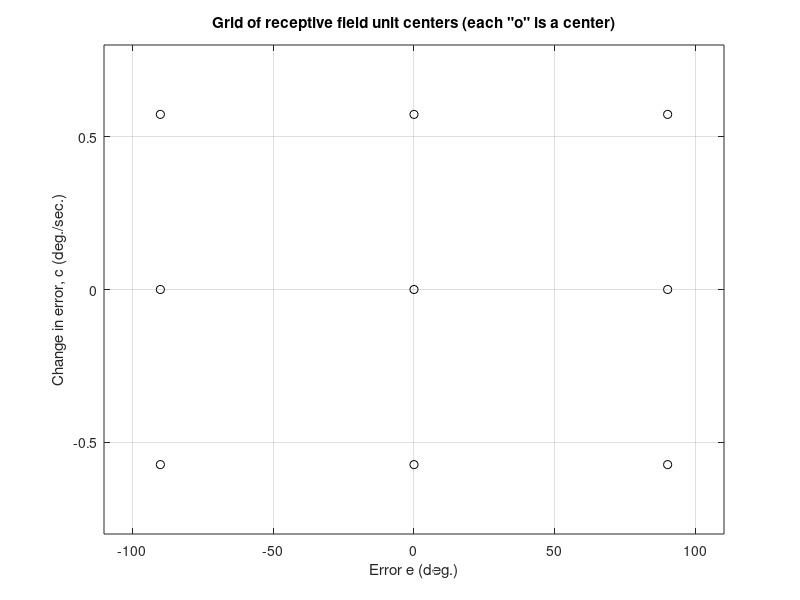
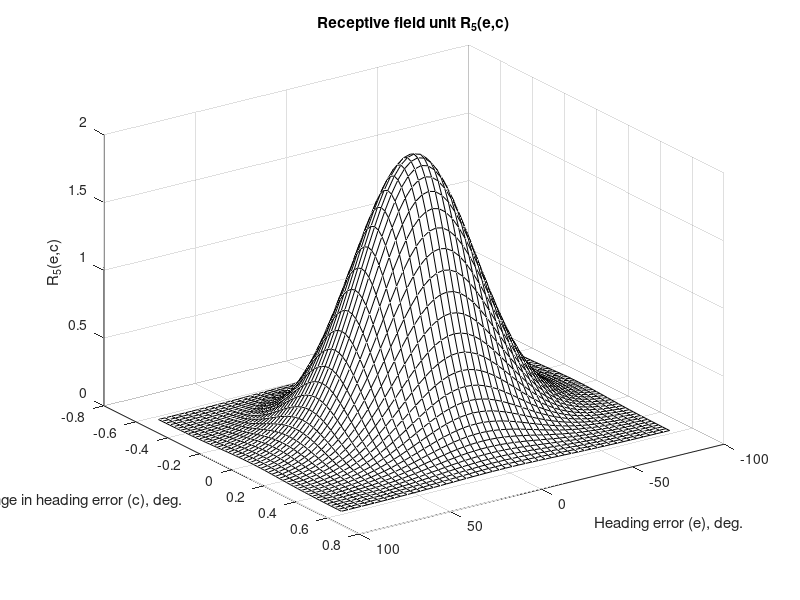
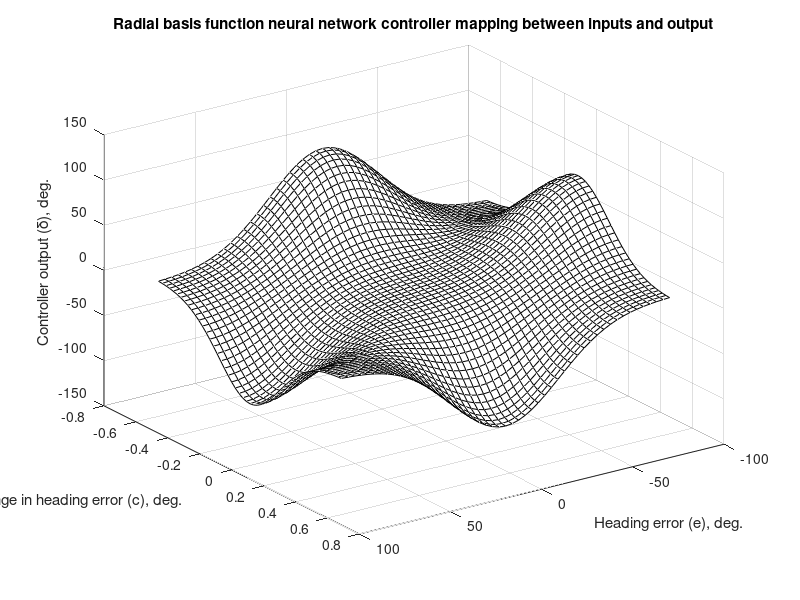
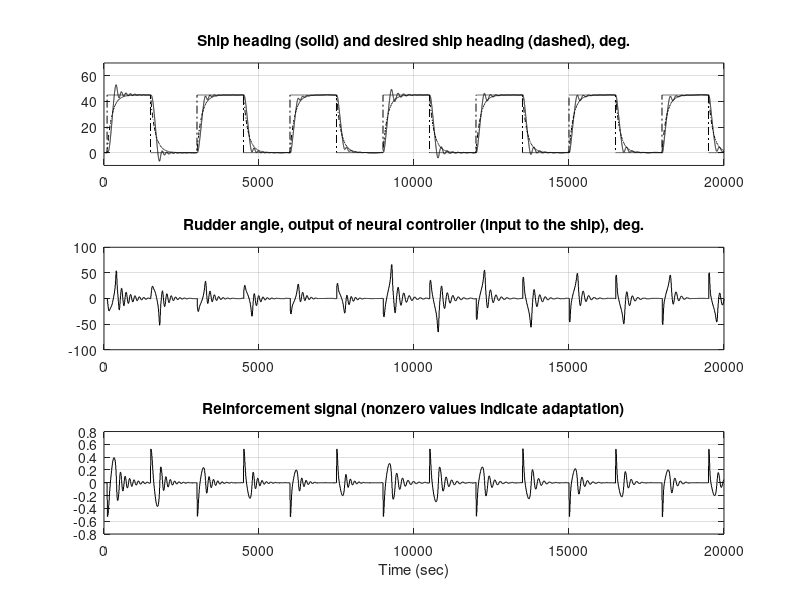

These charts were generated, in order, by the following MATLAB code:
%%%%%%%%%%%%%%%%%%%%%%%%%%%%%%%%%%%%%%%%%%%%%%%%%%%%%%%%%%%%%%%%%
% Radial Basis Function Neural Controller for Tanker Ship Heading Regulation
% (using only 9 receptive field units)
%%%%%%%%%%%%%%%%%%%%%%%%%%%%%%%%%%%%%%%%%%%%%%%%%%%%%%%%%%%%%%%%%
%
% By: Kevin Passino 
% Version: 1/20/00
%
%%%%%%%%%%%%%%%%%%%%%%%%%%%%%%%%%%%%%%%%%%%%%%%%%%%%%%%%%%%%%%%%%%%
clear		% Clear all variables in memory
pause off

% Initialize ship parameters 
% (can test two conditions, "ballast" or "full"):

ell=350;			% Length of the ship (in meters)
u=5;				% Nominal speed (in meters/sec)
abar=1;             % Parameters for nonlinearity
bbar=1;

% Define the reference model (we use a first order transfer function 
% k_r/(s+a_r)):

a_r=1/150;
k_r=1/150;

% Adaptation gain:

eta=1;

% Parameters for reinforcement function:

eta_e=.5;
eta_c=100;

% Parameters for the radial basis function neural network

% Define parameters of the approximator

nG=3;   % The number of partitions on each edge of the grid
nR=nG^2;  % The number of receptive field units in the RBF

n=2; % The number of inputs 

tempe=(-pi/2):(pi)/(nG-1):pi/2;  % Defines a uniformly spaced vector roughly on the input domain
			             % that is used to form the uniform grid on the (e,c) space
tempc=(-0.01):(0.02)/(nG-1):0.01;

k=0; % Counter for centers below

% Place the centers on a grid

for i=1:length(tempe)
	for j=1:length(tempc)
	  k=k+1;
	  center(1,k)=tempe(i);
	  center(2,k)=tempc(j);
	end
end

% Convert to degrees:

centerd=center*(180/pi);

figure(1)
clf
plot(centerd(1,:),centerd(2,:),'ko')
grid on
xlabel('Error e (deg.)')
ylabel('Change in error, c (deg./sec.)')
title('Grid of receptive field unit centers (each "o" is a center)')
axis([-110 110 -.8 .8])

% Define spreads of Gaussian functions

sigmae=0.7*((pi/nG)); % Use same value for all on e domain
sigmac=0.7*((0.02)/nG); 

% First, compute vectors with points over the whole range of 
% the neural controller inputs 

e_input=(-pi/2):(pi)/50:(pi/2); 
c_input=(-0.01):(0.02)/50:(0.01); 

istar=5;

% Next, compute the neural controller output for all these inputs

for jj=1:length(e_input) 
	for ii=1:length(c_input)
        % Pick the special RBFs
		rbfistar1(ii,jj)=2*exp(-(((e_input(jj)-center(1,istar))^2)/sigmae^2)-(((c_input(ii)-center(2,istar))^2)/sigmac^2));
	end
end

% Convert from radians to degrees:

e_inputd=e_input*(180/pi);
c_inputd=c_input*(180/pi);

% Plot a receptive field unit 

figure(2)
clf
surf(e_inputd,c_inputd,rbfistar1);
view(145,30);
colormap(white);
xlabel('Heading error (e), deg.');
ylabel('Change in heading error (c), deg.');
zlabel('R_5(e,c)');
title('Receptive field unit R_5(e,c)');
rotate3d


% Next, pick the *initial* strengths for the receptive field units (these are what will
% later be adjusted by the reinforcement learning method): 

theta=0*ones(nR,1);
thetaold=0*theta;

% phi for the RBF NN is initialized below


%%%%%%%%%%%%%%%%%%%%%%%%%%%%%%%%%%%%%%%%%%%%%%%%%%%%%%%%%%%%%%%%%%%%%%%%%%%%%%%
% Simulate the RBF regulating the ship heading 
	
% Next, we initialize the simulation:

t=0; 		% Reset time to zero
index=1;	% This is time's index (not time, its index).  
tstop=20000;	% Stopping time for the simulation (in seconds) - normally 20000
step=1;     % Integration step size
T=10;		% The controller is implemented in discrete time and
			% this is the sampling time for the controller.
			% Note that the integration step size and the sampling
			% time are not the same.  In this way we seek to simulate
			% the continuous time system via the Runge-Kutta method and
			% the discrete time controller as if it were
			% implemented by a digital computer.  Hence, we sample
			% the plant output every T seconds and at that time
			% output a new value of the controller output.
counter=10;	% This counter will be used to count the number of integration
			% steps that have been taken in the current sampling interval.
			% Set it to 10 to begin so that it will compute a controller
			% output at the first step.
			% For our example, when 10 integration steps have been
			% taken we will then we will sample the ship heading
			% and the reference heading and compute a new output
			% for the controller.  
eold=0;     % Initialize the past value of the error (for use
            % in computing the change of the error, c).  Notice
            % that this is somewhat of an arbitrary choice since 
            % there is no last time step.  The same problem is
            % encountered in implementation.  
cold=0;     % Need this to initialize phiold below

psi_r_old=0; % Initialize the reference trajectory
yeold=0; 	 % Intial condition used to calculate yc
ymold=0; 	 % Initial condition for the first order reference model

x=[0;0;0];	% First, set the state to be a vector            
x(1)=0;		% Set the initial heading to be zero
x(2)=0;		% Set the initial heading rate to be zero.  
			% We would also like to set x(3) initially but this
			% must be done after we have computed the output
			% of the controller.  In this case, by
			% choosing the reference trajectory to be 
			% zero at the beginning and the other initial conditions
			% as they are, and the controller as designed,
			% we will know that the output of the controller
			% will start out at zero so we could have set 
			% x(3)=0 here.  To keep things more general, however, 
			% we set the intial condition immediately after 
			% we compute the first controller output in the 
			% loop below.

% Need to initialize phi

for i=1:nR
	phiold(i,1)=exp(-(((eold-center(1,i))^2)/sigmae^2)-(((cold-center(2,i))^2)/sigmac^2));
end


% Next, we start the simulation of the system.  This is the main 
% loop for the simulation of the control system.

psi_r=0*ones(1,tstop+1);
psi=0*ones(1,tstop+1);
e=0*ones(1,tstop+1);
c=0*ones(1,tstop+1);
s=0*ones(1,tstop+1);
w=0*ones(1,tstop+1);
delta=0*ones(1,tstop+1);
ym=0*ones(1,tstop+1);
J_R=0*ones(1,tstop+1);
ye=0*ones(1,tstop+1);
yc=0*ones(1,tstop+1);

while t <= tstop

% First, we define the reference input psi_r  (desired heading).

if t>=0, psi_r(index)=0; end			    % Request heading of 0 deg
if t>=100, psi_r(index)=45*(pi/180); end     % Request heading of 45 deg
if t>=1500, psi_r(index)=0; end    			% Request heading of 0 deg
if t>=3000, psi_r(index)=45*(pi/180); end    % Request heading of -45 deg
if t>=4500, psi_r(index)=0; end    			% Request heading of 0 deg
if t>=6000, psi_r(index)=45*(pi/180); end     % Request heading of 45 deg
if t>=7500, psi_r(index)=0; end    			% Request heading of 0 deg
if t>=9000, psi_r(index)=45*(pi/180); end     % Request heading of 45 deg
if t>=10500, psi_r(index)=0; end    			% Request heading of 0 deg
if t>=12000, psi_r(index)=45*(pi/180); end    % Request heading of -45 deg
if t>=13500, psi_r(index)=0; end    			% Request heading of 0 deg
if t>=15000, psi_r(index)=45*(pi/180); end     % Request heading of 45 deg
if t>=16500, psi_r(index)=0; end    			% Request heading of 0 deg
if t>=18000, psi_r(index)=45*(pi/180); end     % Request heading of 45 deg
if t>=19500, psi_r(index)=0; end    			% Request heading of 0 deg
if t>=21000, psi_r(index)=45*(pi/180); end     % Request heading of 45 deg
if t>=22500, psi_r(index)=0; end    			% Request heading of 0 deg
if t>=24000, psi_r(index)=45*(pi/180); end    % Request heading of -45 deg
if t>=25500, psi_r(index)=0; end    			% Request heading of 0 deg
if t>=27000, psi_r(index)=45*(pi/180); end     % Request heading of 45 deg
if t>=28500, psi_r(index)=0; end    			% Request heading of 0 deg
if t>=30000, psi_r(index)=45*(pi/180); end     % Request heading of 45 deg

% Next, suppose that there is sensor noise for the heading sensor with that is
% additive, with a uniform distribution on [- 0.01,+0.01] deg.
%s(index)=0.01*(pi/180)*(2*rand-1);
s(index)=0;					  % This allows us to remove the noise.

psi(index)=x(1)+s(index);     % Heading of the ship (possibly with sensor noise).

if counter == 10,  % When the counter reaches 10 then execute the 
				   % controller

counter=0; 			% First, reset the counter

% Reference model calculations:
% The reference model is part of the controller and to simulate it
% we take the discrete equivalent of the
% reference model to compute psi_m from psi_r (if you use
% a continuous-time reference model you will have to augment 
% the state of the closed-loop system with the state(s) of the 
% reference model and hence update the state in the Runge-Kutta 
% equations).
%
% For the reference model we use a first order transfer function 
% k_r/(s+a_r) but we use the bilinear transformation where we 
% replace s by (2/step)(z-1)/(z+1), then find the z-domain 
% representation of the reference model, then convert this 
% to a difference equation:

ym(index)=(1/(2+a_r*T))*((2-a_r*T)*ymold+...
                                    k_r*T*(psi_r(index)+psi_r_old));

ymold=ym(index);  
psi_r_old=psi_r(index);

	% This saves the past value of the ym and psi_r so that we can use it
	% the next time around the loop
	

% Radial basis function neural network controller calculations:

e(index)=psi_r(index)-psi(index); % Computes error (first layer of perceptron)
c(index)=(e(index)-eold)/T; % Sets the value of c

eold=e(index);   % Save the past value of e for use in the above
				 % computation the next time around the loop


% Next, perform calculations for reinforcement signal

ye(index)=ym(index)-psi(index);		    % Calculates ye
yc(index)=(ye(index)-yeold)/T;			% Calculates yc
yeold=ye(index);					    % Saves the value of ye for use the 
							            % next time

% Compute the reinforcement signal:

J_R(index)=eta*(-eta_e*ye(index)-eta_c*yc(index));

% When reinforcement signal is very small, simply make it zero (in
% this way it will not over-react to small deviations in adjusting
% the controller - it will only make adjustments when they are really needed)

if abs(J_R(index))<0.005
	J_R(index)=0;
end

% Compute the adjustments to the strengths

for i=1:nR
	theta(i,1)=thetaold(i,1)+J_R(index)*phiold(i,1);
end

% Next, compute the phi vector for the next time around the loop

for i=1:nR
	phi(i,1)=exp(-(((e(index)-center(1,i))^2)/sigmae^2)-(((c(index)-center(2,i))^2)/sigmac^2));
end

thetaold=theta(:,1); % Save this for next time around the loop
phiold=phi(:,1); % Save this for next time so that in the above formula the indices
                 % for thetaold and phiold are the same

% Compute the RBF output

delta(index)=theta(:,1)'*phi(:,1); % Performs summing and scaling of receptive field units


else % This goes with the "if" statement to check if the counter=10
     % so the next lines up to the next "end" statement are executed
     % whenever counter is not equal to 10

% Now, even though we do not compute the neural controller at each
% time instant, we do want to save the data at its inputs and output at
% each time instant for the sake of plotting it.  Hence, we need to 
% compute these here (note that we simply hold the values constant):

e(index)=e(index-1);	
c(index)=c(index-1); 
delta(index)=delta(index-1);
ye(index)=ye(index-1);
yc(index)=yc(index-1);
J_R(index)=J_R(index-1);
ym(index)=ym(index-1);

end % This is the end statement for the "if counter=10" statement

% Next, the Runge-Kutta equations are used to find the next state. 
% Clearly, it would be better to use a Matlab "function" for
% F (but here we do not, so we can have only one program).
  
	time(index)=t;

% First, we define a wind disturbance against the body of the ship
% that has the effect of pressing water against the rudder

%w(index)=0.5*(pi/180)*sin(2*pi*0.001*t);  % This is an additive sine disturbance to 
										% the rudder input.  It is of amplitude of
										% 0.5 deg. and its period is 1000sec.
%delta(index)=delta(index)+w(index);


% Next, implement the nonlinearity where the rudder angle is saturated
% at +-80 degrees

if delta(index) >= 80*(pi/180), delta(index)=80*(pi/180); end
if delta(index) <= -80*(pi/180), delta(index)=-80*(pi/180); end

% The next line is used in place of the line following it to
% change the speed of the ship
if t>=1000000,
%if t>=9000,      % This switches the ship speed (unrealistically fast)
u=3; % A lower speed

else

u=5;

end

% Next, we change the parameters of the ship to tanker to reflect
% changing loading conditions (note that we simulate as if
% the ship is loaded while moving, but we only change the parameters
% while the heading is zero so that it is then similar to re-running
% the simulation, i.e., starting the tanker operation at different 
% times after loading/unloading has occurred).

% The next line is used in place of the line following it to keep
% "ballast" conditions throughout the simulation
%if t>=1000000,
if t>=9000,      % This switches the parameters in the middle of the simulation
K_0=0.83;  		% These are the parameters under "full" conditions
tau_10=-2.88;
tau_20=0.38;
tau_30=1.07;

else

K_0=5.88;		% These are the parameters under "ballast" conditions
tau_10=-16.91;
tau_20=0.45;
tau_30=1.43;

end

% The following parameters are used in the definition of the tanker model:

K=K_0*(u/ell);
tau_1=tau_10*(ell/u);
tau_2=tau_20*(ell/u);
tau_3=tau_30*(ell/u);


% Next, comes the plant:
% Now, for the first step, we set the initial condition for the
% third state x(3).

if t==0, x(3)=-(K*tau_3/(tau_1*tau_2))*delta(index); end

% Next, we use the formulas to implement the Runge-Kutta method
% (note that here only an approximation to the method is implemented where
% we do not compute the function at multiple points in the integration step size).

F=[ x(2) ;
    x(3)+ (K*tau_3/(tau_1*tau_2))*delta(index) ;
    -((1/tau_1)+(1/tau_2))*(x(3)+ (K*tau_3/(tau_1*tau_2))*delta(index))-...
        (1/(tau_1*tau_2))*(abar*x(2)^3 + bbar*x(2)) + (K/(tau_1*tau_2))*delta(index) ];
        
	k1=step*F;
	xnew=x+k1/2;

F=[ xnew(2) ;
    xnew(3)+ (K*tau_3/(tau_1*tau_2))*delta(index) ;
    -((1/tau_1)+(1/tau_2))*(xnew(3)+ (K*tau_3/(tau_1*tau_2))*delta(index))-...
        (1/(tau_1*tau_2))*(abar*xnew(2)^3 + bbar*xnew(2)) + (K/(tau_1*tau_2))*delta(index) ];
   
	k2=step*F;
	xnew=x+k2/2;

F=[ xnew(2) ;
    xnew(3)+ (K*tau_3/(tau_1*tau_2))*delta(index) ;
    -((1/tau_1)+(1/tau_2))*(xnew(3)+ (K*tau_3/(tau_1*tau_2))*delta(index))-...
        (1/(tau_1*tau_2))*(abar*xnew(2)^3 + bbar*xnew(2)) + (K/(tau_1*tau_2))*delta(index) ];
   
	k3=step*F;
	xnew=x+k3;

F=[ xnew(2) ;
    xnew(3)+ (K*tau_3/(tau_1*tau_2))*delta(index) ;
    -((1/tau_1)+(1/tau_2))*(xnew(3)+ (K*tau_3/(tau_1*tau_2))*delta(index))-...
        (1/(tau_1*tau_2))*(abar*xnew(2)^3 + bbar*xnew(2)) + (K/(tau_1*tau_2))*delta(index) ];
   
	k4=step*F;
	x=x+(1/6)*(k1+2*k2+2*k3+k4); % Calculated next state


t=t+step;  			% Increments time
index=index+1;	 	% Increments the indexing term so that 
					% index=1 corresponds to time t=0.
counter=counter+1;	% Indicates that we computed one more integration step


% Plot the mapping in the middle of the simulation:

if t==8999
	
for jj=1:length(e_input) 
	for ii=1:length(c_input)
		
	for i=1:nR
		phit(i,1)=exp(-(((e_input(jj)-center(1,i))^2)/sigmae^2)-(((c_input(ii)-center(2,i))^2)/sigmac^2));
	end

	delta_output(ii,jj)=theta'*phit(:,1); % Performs summing and scaling of receptive field units

	end
end

% Plot the controller map

delta_outputd1=delta_output*(180/pi);

figure(3)
clf
surf(e_inputd,c_inputd,delta_outputd1);
view(145,30);
colormap(white);
xlabel('Heading error (e), deg.');
ylabel('Change in heading error (c), deg.');
zlabel('Controller output (\delta), deg.');
title('Radial basis function neural network controller mapping between inputs and output');
rotate3d
zoom

end


end % This end statement goes with the first "while" statement 
    % in the program so when this is complete the simulation is done.

%
% Next, we provide plots of the input and output of the ship 
% along with the reference heading that we want to track.
%

% Next, we provide plots of data from the simulation

% First, we convert from rad. to degrees
psi_r=psi_r*(180/pi);
psi=psi*(180/pi);
delta=delta*(180/pi);
e=e*(180/pi);
c=c*(180/pi);
ym=ym*(180/pi);
ye=ye*(180/pi);

% Next, we provide plots 

figure(4)
clf
subplot(311)
plot(time,psi,'k-',time,ym,'k--',time,psi_r,'k-.')
axis([min(time) max(time) -10 70])
zoom
grid on
title('Ship heading (solid) and desired ship heading (dashed), deg.')
subplot(312)
plot(time,delta,'k-')
zoom
grid on
title('Rudder angle, output of neural controller (input to the ship), deg.')
subplot(313)
plot(time,J_R,'k-')
zoom
grid on
xlabel('Time (sec)')
title('Reinforcement signal (nonzero values indicate adaptation)')

figure(5)
clf
subplot(211)
plot(time,e,'k-')
zoom
grid on
title('Ship heading error between ship heading and desired heading, deg.')
subplot(212)
plot(time,c,'k-')
zoom
grid on
xlabel('Time (sec)')
title('Change in ship heading error, deg./sec')

figure(6)
clf
subplot(211)
plot(time,ye,'k-')
zoom
grid on
title('Ship heading error between ship heading and reference model heading, deg.')
subplot(212)
plot(time,yc,'k-')
zoom
grid on
xlabel('Time (sec)')
title('Change in heading error between output and reference model, deg./sec')



%%%%%%%%%%%%%%%%%%%%%%%%%%%%%%%%%%%%%%%%%%%%%%%%%%%%%%%%%%%%%%%%%%%%%%%
% Next, provide a plot of the *final* RBF neural controller surface:
%%%%%%%%%%%%%%%%%%%%%%%%%%%%%%%%%%%%%%%%%%%%%%%%%%%%%%%%%%%%%%%%%%%%%%%

%flag1=1;
%if flag1==0
	
for jj=1:length(e_input) 
	for ii=1:length(c_input)
		
	for i=1:nR
		phit(i,1)=exp(-(((e_input(jj)-center(1,i))^2)/sigmae^2)-(((c_input(ii)-center(2,i))^2)/sigmac^2));
	end

	delta_output(ii,jj)=theta'*phit(:,1); % Performs summing and scaling of receptive field units

	end
end

% Plot the controller map

delta_outputd=delta_output*(180/pi);

figure(7)
clf
surf(e_inputd,c_inputd,delta_outputd);
view(145,30);
colormap(white);
xlabel('Heading error (e), deg.');
ylabel('Change in heading error (c), deg.');
zlabel('Controller output (\delta), deg.');
title('Radial basis function neural network controller mapping between inputs and output');
rotate3d
zoom

%end

% Plot the difference between the two plots at the middle and end of the simulation


figure(8)
clf
surf(e_inputd,c_inputd,delta_outputd-delta_outputd1);
view(145,30);
colormap(white);
xlabel('Heading error (e), deg.');
ylabel('Change in heading error (c), deg.');
zlabel('Controller output (\delta), deg.');
title('Difference between mapping shapes');
rotate3d

% To view it better, create a contour plot

figure(9) 
% Neg indicates decreased size of map by end, pos indicates that increased
% Jet option below will give red for increases, blue for decreases
% Gray will give light for positive, dark for negative (use this to be consistent
% with GA plots)
clf
contour(e_inputd,c_inputd,delta_outputd-delta_outputd1,20)
%colormap(jet)
colormap(gray);
xlabel('Heading error (e), deg.');
ylabel('Change in heading error (c), deg.');
title('Difference between mapping shapes, contour map');


%%%%%%%%%%%%%%%%%%%%%%%%%%%%%%%%%%%%%%%%%%%%%%%%%%%%%%%%%%%%%
% End of program %
%%%%%%%%%%%%%%%%%%%%%%%%%%%%%%%%%%%%%%%%%%%%%%%%%%%%%%%%%%%%%
